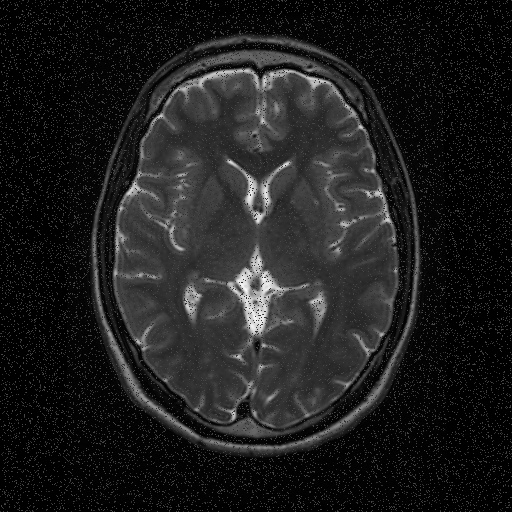
#> input picture aind/cv/exercises/images/noisy_brain_MR.jpg, 512 x 512 px
$ jupyter execute 'Gaussian Blur.ipynb'   (shell and % lines are left out)
#> lines starting #> are read from the running program, lines starting #| are printed output that depends on the picture
# Gaussian Blur, Medical Images

### Import resources and display image

[cell 1]
import numpy as np
import matplotlib.pyplot as plt
import cv2


# Read in the image
image = cv2.imread('images/noisy_brain_MR.jpg')
#> image is the input picture: shape (512, 512, 3); min 0, max 249, mean 30.4

# Make a copy of the image
image_copy = np.copy(image)

# Change color to RGB (from BGR)
image_copy = cv2.cvtColor(image_copy, cv2.COLOR_BGR2RGB)

plt.imshow(image_copy)

### Gaussian blur the image

[cell 2]
# Convert to grayscale for filtering
gray = cv2.cvtColor(image_copy, cv2.COLOR_RGB2GRAY)

# Create a Gaussian blurred image
gray_blur = cv2.GaussianBlur(gray, (5, 5), 0)

f, (ax1, ax2) = plt.subplots(1, 2, figsize=(20, 10))

ax1.set_title('original gray')
ax1.imshow(gray, cmap='gray')

ax2.set_title('blurred image')
ax2.imshow(gray_blur, cmap='gray')
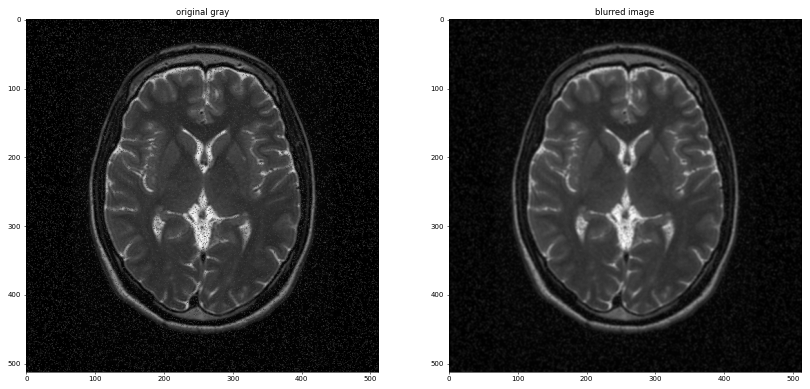
#> figure drawn by matplotlib, 2 panels

### Test performance with a high-pass filter

[cell 3]
# High-pass filter

# 3x3 sobel filter for edge detection
sobel_x = np.array([[-2, 0, 2],
                    [-1, 0, 1],
                    [-2, 0, 2]])

# Filter the original and blurred grayscale images using filter2D
filtered = cv2.filter2D(gray, -1, sobel_x)
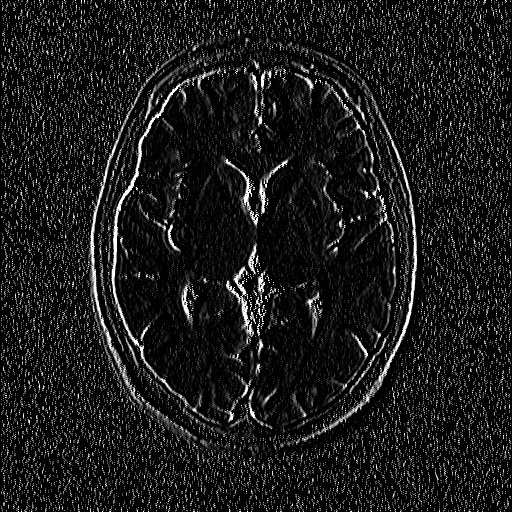
#> filtered: shape (512, 512); min 0, max 255, mean 26

filtered_blurred = cv2.filter2D(gray_blur, -1, sobel_x)
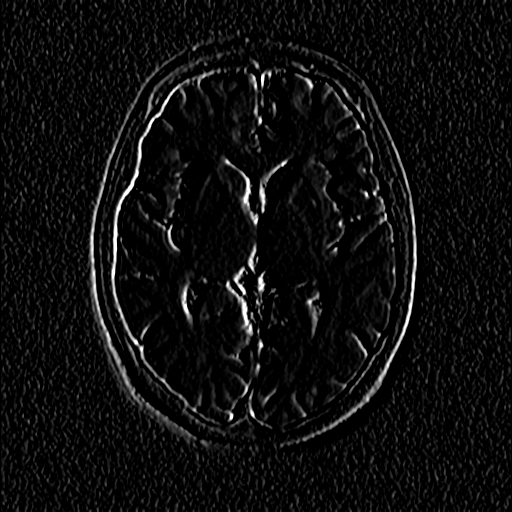
#> filtered_blurred: shape (512, 512); min 0, max 255, mean 13.8

f, (ax1, ax2) = plt.subplots(1, 2, figsize=(20, 10))

ax1.set_title('original gray')
ax1.imshow(filtered, cmap='gray')

ax2.set_title('blurred image')
ax2.imshow(filtered_blurred, cmap='gray')
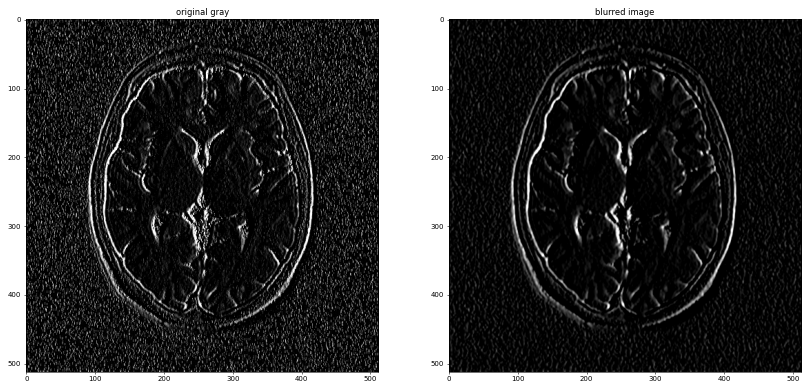
#> figure drawn by matplotlib, 2 panels

$ run again, with aind/cv/exercises/images/CMR_1.jpg copied over aind/cv/exercises/images/noisy_brain_MR.jpg
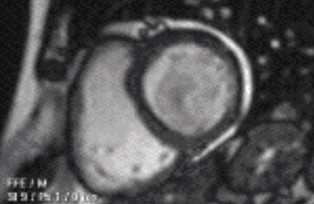
#> input picture aind/cv/exercises/images/CMR_1.jpg, 314 x 204 px
#> image is the input picture: shape (204, 314, 3); mean B, G, R 85.2, 83.9, 84.5
#> `filtered_blurred = cv2.filter2D(gray_blur, -1, sobel_x)`:
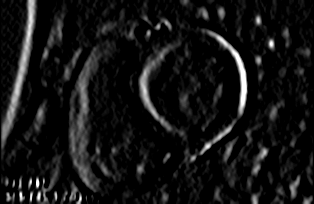
#> filtered_blurred: shape (204, 314); min 0, max 255, mean 20.1
#> `[cell 3] # High-pass filter  # 3x3 sobel filter for edge detection sob..`:
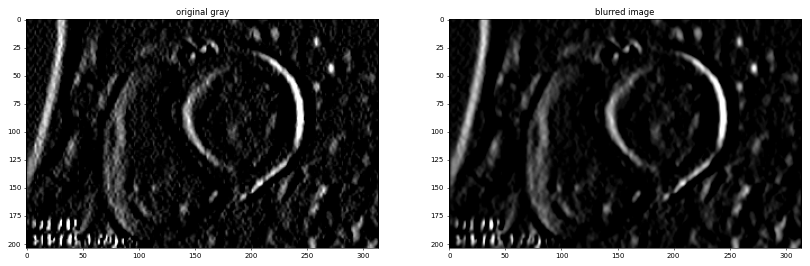
#> figure drawn by matplotlib, 2 panels

$ run again, with aind/cv/exercises/images/CT_scan1.JPG copied over aind/cv/exercises/images/noisy_brain_MR.jpg
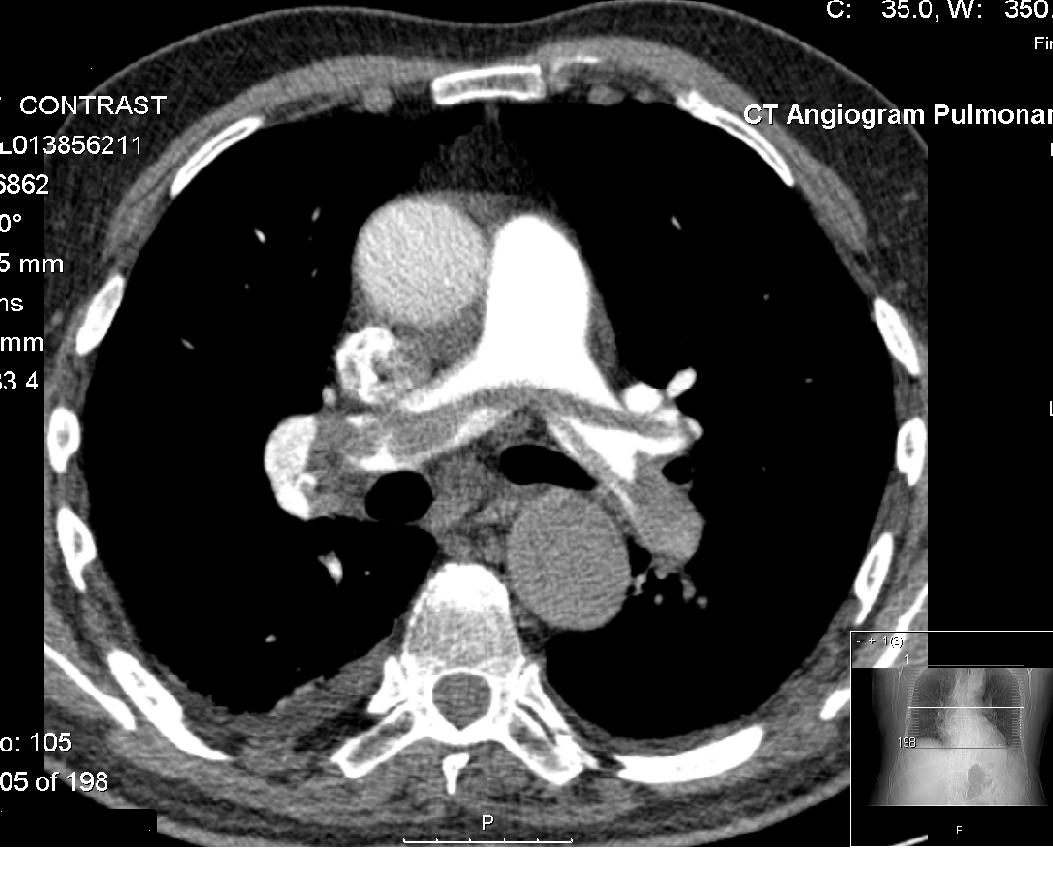
#> input picture aind/cv/exercises/images/CT_scan1.JPG, 1053 x 876 px
#> image is the input picture: shape (876, 1053, 3); min 0, max 255, mean 66.8
#> `filtered = cv2.filter2D(gray, -1, sobel_x)`:
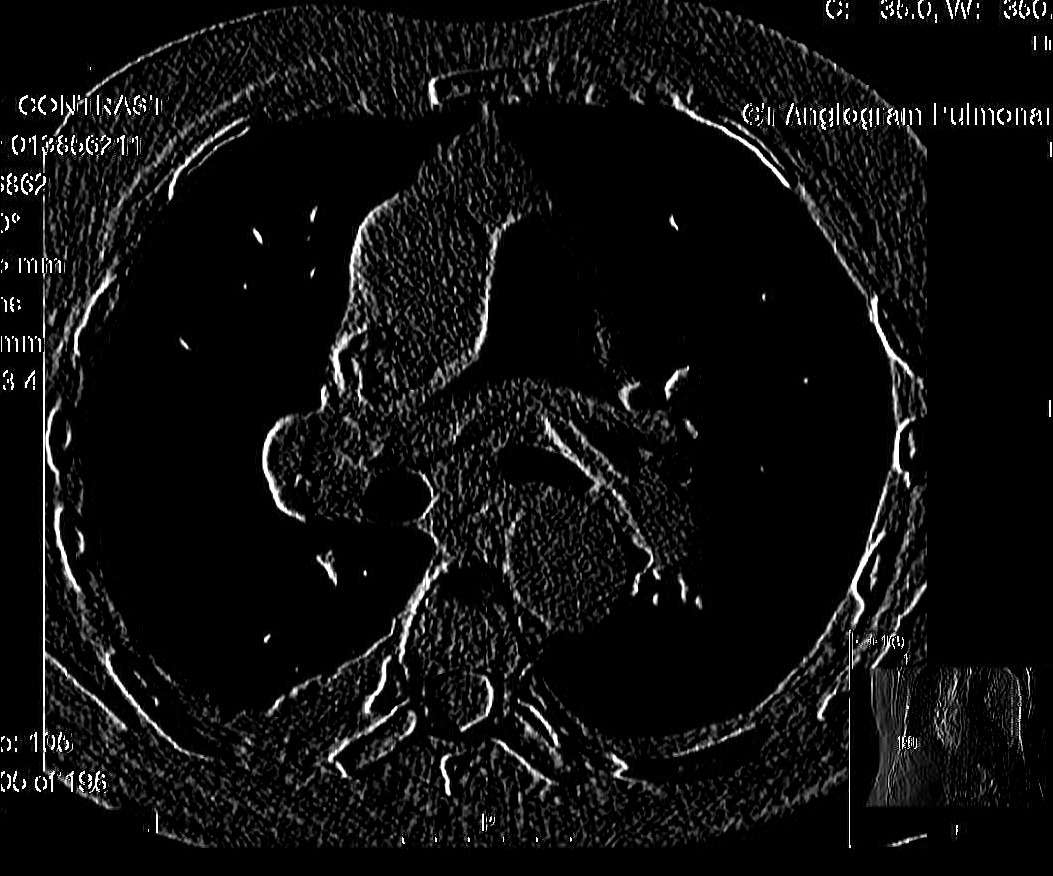
#> filtered: shape (876, 1053); min 0, max 255, mean 14.6
#> `[cell 3] # High-pass filter  # 3x3 sobel filter for edge detection sob..`:
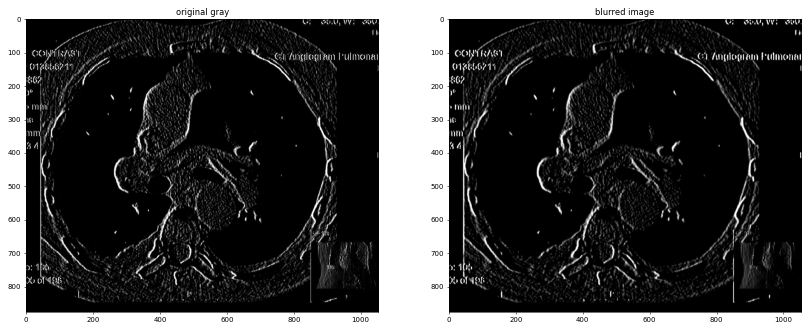
#> figure drawn by matplotlib, 2 panels

$ run again, with aind/cv/exercises/images/FMRI_Brain_Scan1.jpg copied over aind/cv/exercises/images/noisy_brain_MR.jpg
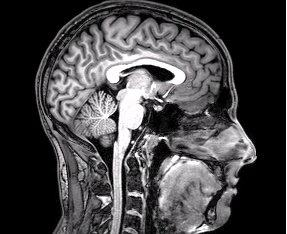
#> input picture aind/cv/exercises/images/FMRI_Brain_Scan1.jpg, 287 x 234 px
#> image is the input picture: shape (234, 287, 3); mean B, G, R 69.9, 68.4, 69.5
#> `[cell 2] # Convert to grayscale for filtering gray = cv2.cvtColor(imag..`:
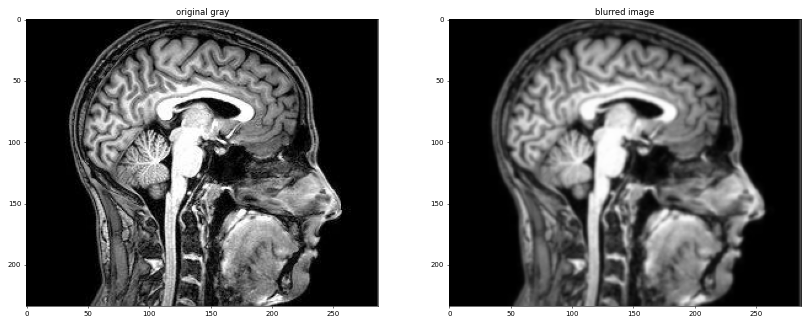
#> figure drawn by matplotlib, 2 panels
#> `filtered_blurred = cv2.filter2D(gray_blur, -1, sobel_x)`:
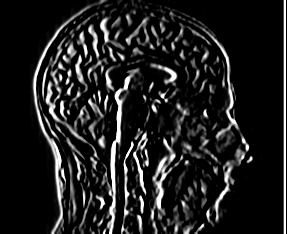
#> filtered_blurred: shape (234, 287); min 0, max 255, mean 31.7
